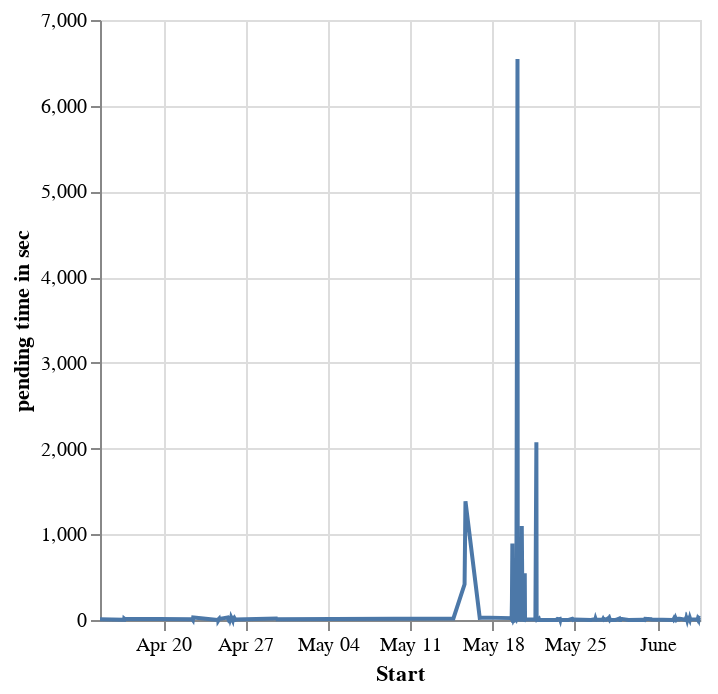

Notebook code for this chart:
### Code cell
alt.Chart(pika_df.with_columns(pl.col("Pending").dt.total_seconds()).select(["Start", "Pending"])).mark_line().encode(
    x="Start",
    y=alt.Y("Pending", title="pending time in sec")
)

### Figure 1 — Vega-Lite specification as saved in the notebook (floating-point values rounded to 4 significant figures; data arrays with more than 128 entries replaced by an {"elided": "..."} marker saying what was removed)
{"config": {"view": {"continuousWidth": 300, "continuousHeight": 300}}, "data": {"name": "data-670c84ea7ddca57c5b563d04d79ba617"}, "mark": {"type": "line"}, "encoding": {"x": {"field": "Start", "type": "temporal"}, "y": {"field": "Pending", "title": "pending time in sec", "type": "quantitative"}}, "$schema": "https://vega.github.io/schema/vega-lite/v5.20.1.json", "datasets": {"data-670c84ea7ddca57c5b563d04d79ba617": {"elided": "189 records"}}}
